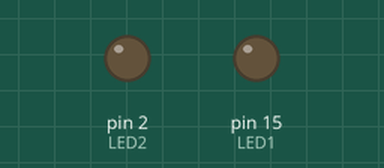
Simulated run of this sketch. Board: Arduino Uno, built with avr-gcc and run on an emulated ATmega328P. On the bench: output pins drawn as LEDs (lit = HIGH).

Above: at 0.5 s.
At 2.0 s:
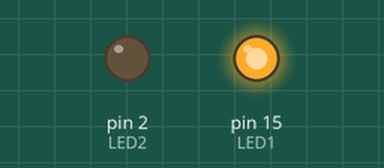
At 3.5 s:
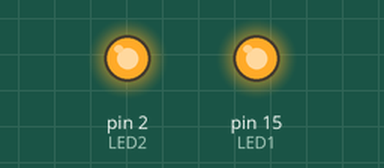
At 4.5 s:
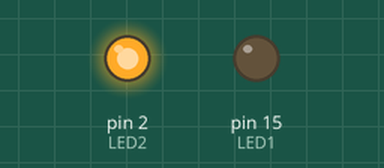
Timing chart, 0 to 5.2 s (numbered marks = the images above):
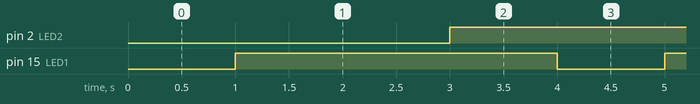

The sketch:

esp8266-1.ino
```cpp
#define LED1 15
#define LED2 2
void setup() {
pinMode(LED1, OUTPUT);
pinMode(LED2, OUTPUT);

}

void loop() {
digitalWrite(LED1, LOW);
delay(1000);
digitalWrite(LED1, HIGH);
delay(1000);
digitalWrite(LED2, LOW);
delay(1000);
digitalWrite(LED2, HIGH);
delay(1000);
}
```

Measured:
- by itself, pin 2 (LED2), pin 15 (LED1): alternates HIGH for 3.0 s and LOW for 1.0 s
- by itself, everything shown: repeats every 32.0 s, in 32 steps
